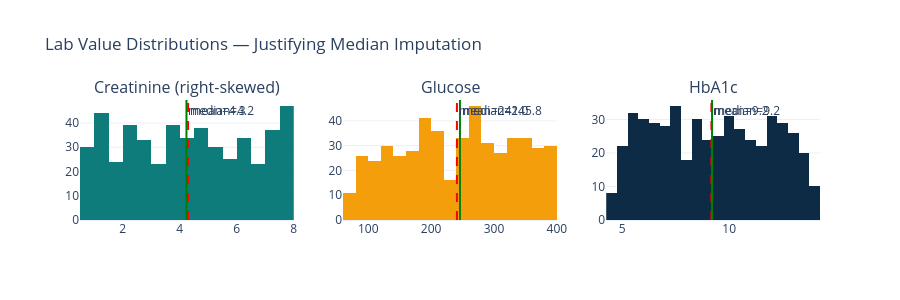

Notebook code cell kept with this figure:
### Markdown cell above
### Why Median Imputation for Clinical Labs?

Clinical lab values (creatinine, glucose, HbA1c) are **right-skewed**: a few severely ill patients have extreme values. Mean imputation would pull the imputed value toward those extremes, misrepresenting the typical patient.

> **Rule:** Use median for skewed distributions. Use mean only for symmetric (normal) distributions.

### Code cell
# ── Distribution plot — justify median over mean imputation ──────────
import plotly.graph_objects as go
from plotly.subplots import make_subplots

fig_dist = make_subplots(rows=1, cols=3,
    subplot_titles=['Creatinine (right-skewed)', 'Glucose', 'HbA1c'])

for col_i, (col_name, row) in enumerate([
    ('creatinine', 1), ('glucose', 1), ('hba1c', 1)
], 0):
    col_vals = df_struct[col_name].dropna()
    fig_dist.add_trace(
        go.Histogram(x=col_vals, name=col_name,
                     marker_color=['#0E7C7B','#F59E0B','#0D2B45'][col_i],
                     showlegend=False),
        row=1, col=col_i+1
    )
    mean_v   = col_vals.mean()
    median_v = col_vals.median()
    fig_dist.add_vline(x=mean_v,   line_dash='dash', line_color='red',
                       annotation_text=f'mean={mean_v:.1f}', row=1, col=col_i+1)
    fig_dist.add_vline(x=median_v, line_dash='solid', line_color='green',
                       annotation_text=f'median={median_v:.1f}', row=1, col=col_i+1)

fig_dist.update_layout(title='Lab Value Distributions — Justifying Median Imputation',
                        template='plotly_white', height=300)
fig_dist.show()
log.info('Skewness — creatinine: %.2f | glucose: %.2f | hba1c: %.2f',
         df_struct.creatinine.skew(), df_struct.glucose.skew(), df_struct.hba1c.skew())

### Figure 1 — Plotly figure (JSON) as saved in the notebook; plotly's stock layout.template omitted (floating-point values rounded to 4 significant figures; data arrays with more than 128 entries replaced by an {"elided": "..."} marker saying what was removed)
{"data": [{"marker": {"color": "#0E7C7B"}, "name": "creatinine", "showlegend": false, "type": "histogram", "x": {"elided": "500 float values"}, "xaxis": "x", "yaxis": "y"}, {"marker": {"color": "#F59E0B"}, "name": "glucose", "showlegend": false, "type": "histogram", "x": {"elided": "500 float values"}, "xaxis": "x2", "yaxis": "y2"}, {"marker": {"color": "#0D2B45"}, "name": "hba1c", "showlegend": false, "type": "histogram", "x": {"elided": "500 float values"}, "xaxis": "x3", "yaxis": "y3"}], "layout": {"annotations": [{"font": {"size": 16}, "showarrow": false, "text": "Creatinine (right-skewed)", "x": 0.1444, "xanchor": "center", "xref": "paper", "y": 1.0, "yanchor": "bottom", "yref": "paper"}, {"font": {"size": 16}, "showarrow": false, "text": "Glucose", "x": 0.5, "xanchor": "center", "xref": "paper", "y": 1.0, "yanchor": "bottom", "yref": "paper"}, {"font": {"size": 16}, "showarrow": false, "text": "HbA1c", "x": 0.8556, "xanchor": "center", "xref": "paper", "y": 1.0, "yanchor": "bottom", "yref": "paper"}, {"showarrow": false, "text": "mean=4.3", "x": 4.292, "xanchor": "left", "xref": "x", "y": 1, "yanchor": "top", "yref": "y domain"}, {"showarrow": false, "text": "median=4.2", "x": 4.235, "xanchor": "left", "xref": "x", "y": 1, "yanchor": "top", "yref": "y domain"}, {"showarrow": false, "text": "mean=241.0", "x": 241.0, "xanchor": "left", "xref": "x2", "y": 1, "yanchor": "top", "yref": "y2 domain"}, {"showarrow": false, "text": "median=245.8", "x": 245.8, "xanchor": "left", "xref": "x2", "y": 1, "yanchor": "top", "yref": "y2 domain"}, {"showarrow": false, "text": "mean=9.2", "x": 9.17, "xanchor": "left", "xref": "x3", "y": 1, "yanchor": "top", "yref": "y3 domain"}, {"showarrow": false, "text": "median=9.2", "x": 9.2, "xanchor": "left", "xref": "x3", "y": 1, "yanchor": "top", "yref": "y3 domain"}], "height": 300, "shapes": [{"line": {"color": "red", "dash": "dash"}, "type": "line", "x0": 4.292, "x1": 4.292, "xref": "x", "y0": 0, "y1": 1, "yref": "y domain"}, {"line": {"color": "green", "dash": "solid"}, "type": "line", "x0": 4.235, "x1": 4.235, "xref": "x", "y0": 0, "y1": 1, "yref": "y domain"}, {"line": {"color": "red", "dash": "dash"}, "type": "line", "x0": 241.0, "x1": 241.0, "xref": "x2", "y0": 0, "y1": 1, "yref": "y2 domain"}, {"line": {"color": "green", "dash": "solid"}, "type": "line", "x0": 245.8, "x1": 245.8, "xref": "x2", "y0": 0, "y1": 1, "yref": "y2 domain"}, {"line": {"color": "red", "dash": "dash"}, "type": "line", "x0": 9.17, "x1": 9.17, "xref": "x3", "y0": 0, "y1": 1, "yref": "y3 domain"}, {"line": {"color": "green", "dash": "solid"}, "type": "line", "x0": 9.2, "x1": 9.2, "xref": "x3", "y0": 0, "y1": 1, "yref": "y3 domain"}], "title": {"text": "Lab Value Distributions — Justifying Median Imputation"}, "xaxis": {"anchor": "y", "domain": [0.0, 0.2889]}, "xaxis2": {"anchor": "y2", "domain": [0.3556, 0.6444]}, "xaxis3": {"anchor": "y3", "domain": [0.7111, 1.0]}, "yaxis": {"anchor": "x", "domain": [0.0, 1.0]}, "yaxis2": {"anchor": "x2", "domain": [0.0, 1.0]}, "yaxis3": {"anchor": "x3", "domain": [0.0, 1.0]}}}
